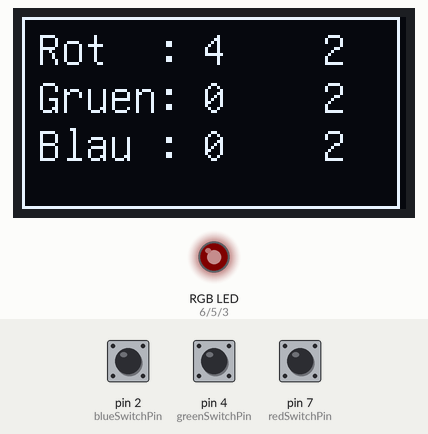
The sketch below on a simulated Arduino Uno, built with avr-gcc and run on an emulated ATmega328P. Parts: 128×64 one-colour display, an RGB LED mixed from three pins (HIGH = lit). The test bench sets the inputs (shaded band); at power-on: pin 2 (blueSwitchPin) HIGH, pin 4 (greenSwitchPin) HIGH, pin 7 (redSwitchPin) HIGH. Dim RGB values are drawn brighter than linear.

Above: at 1.2 s.
1.3 s: pin 2 (blueSwitchPin) pulled LOW for 0.3 s
At 1.87 s:
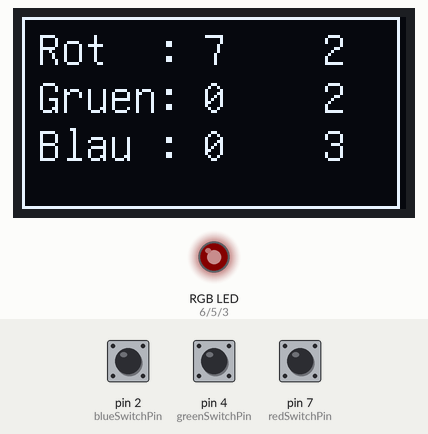
3.2 s: pin 4 (greenSwitchPin) pulled LOW for 0.3 s
At 3.68 s:
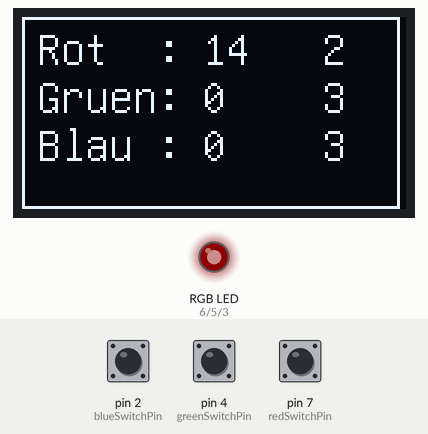
5.0 s: pin 7 (redSwitchPin) pulled LOW for 0.3 s
At 5.52 s:
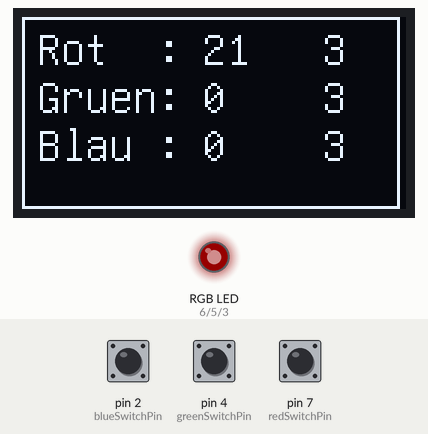
6.8 s: pin 2 (blueSwitchPin) pulled LOW for 1 s
At 7.37 s:
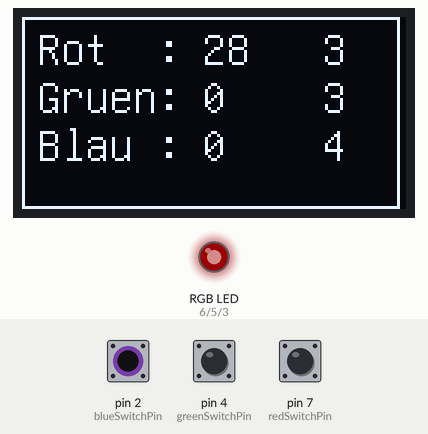
9.3 s: pin 4 (greenSwitchPin) pulled LOW for 1 s
At 13.11 s:
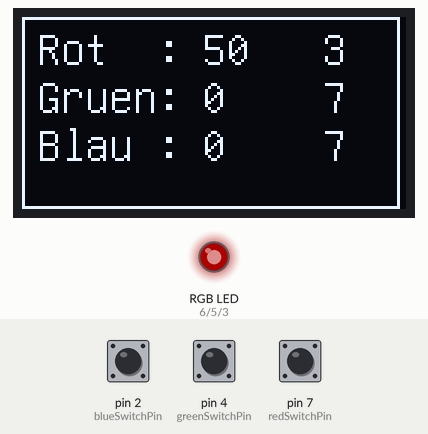
13.3 s: pin 7 (redSwitchPin) pulled LOW for 0.3 s
At 26.51 s:
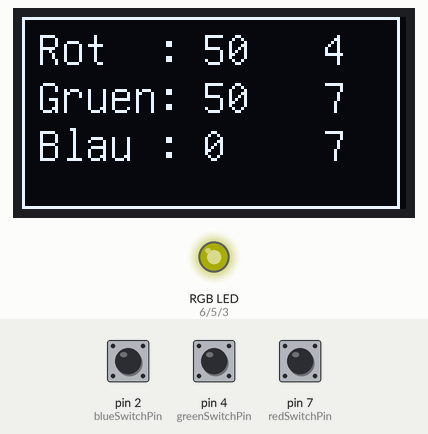
Timing chart, 0 to 28.1 s (numbered marks = the images above; inputs shaded):
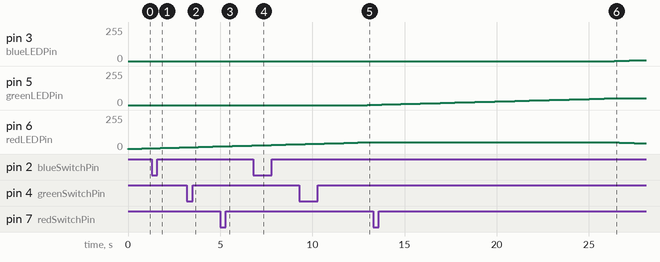

The sketch:

RGB-Control-cycling2.ino
```cpp
#include "U8glib.h"

// Oled Display
int d0 = 8;
int d1 = 9;
int res = 10;
int dc = 11;
int cs = 12;
U8GLIB_SH1106_128X64 u8g(d0, d1, cs, dc, res);

// RGB LED mit common athode (-)
// der Längste Pin ist minus
// blau/grün/minus/rot

int redLEDPin = 6;
int greenLEDPin = 5;
int blueLEDPin = 3;

// Drei Taster gegen Masse
int redSwitchPin = 7;
int greenSwitchPin = 4;
int blueSwitchPin = 2;

// maxcolor value
int maxColor = 50;

// die Farbwerte
int red = 0;
int blue = 0;
int green = 0;

// inkremente
int dred = 2;
int dblue = 2;
int dgreen = 2;
int dall = 1;


void draw(void){
  int posX = 60;
  u8g.setFont(u8g_font_unifont);  // select font
 // u8g.setFont(u8g_font_helvB12);  // select font

  u8g.drawFrame(0,0,126,64);
  u8g.drawStr(5, 16, "Rot  :");
  u8g.drawStr(5, 32, "Gruen:");
  u8g.drawStr(5, 48, "Blau :");

  u8g.setPrintPos(posX, 16);  // set position
  u8g.print(red);  //
  u8g.setPrintPos(posX, 32);  // set position
  u8g.print(green);  //
  u8g.setPrintPos(posX, 48);  // set position
  u8g.print(blue);  //

  posX = 100;
  u8g.setPrintPos(posX, 16);  // set position
  u8g.print(dred);  //
  u8g.setPrintPos(posX, 32);  // set position
  u8g.print(dgreen);  //
  u8g.setPrintPos(posX, 48);  // set position
  u8g.print(dblue);  //


 }


void setup(void) {
  pinMode(redLEDPin, OUTPUT);
  pinMode(greenLEDPin, OUTPUT);
  pinMode(blueLEDPin, OUTPUT);

  pinMode(redSwitchPin, INPUT_PULLUP);
  pinMode(greenSwitchPin, INPUT_PULLUP);
  pinMode(blueSwitchPin, INPUT_PULLUP);

}


int state = 1;
void calcColors3(void){
  if (state == 1)
  {
    red = red + dall;
    if (red > maxColor) {
      red = maxColor;
      state = 2;
    }
    green = 0;
    blue = 0;
  }
  if (state == 2)
  {
    red = maxColor;
    green = green + dall;
    if (green > maxColor) {
      green = maxColor;
      state = 3;
    }
    blue = blue - dall;
    if (blue < 0) {
      blue = 0;
    }
  }
  if (state == 3)
  {
    red = red - dall;
    if (red < 0) {
      red = 0;
    }
    green = maxColor;
    blue = blue + dall;
    if (blue > maxColor) {
      blue = maxColor;
      state = 4;
    }
  }

  if (state == 4)
  {
    red = 0;
    green = green - dall;
    if (green < 0) {
      green = 0;
      state=5;
    }
    blue = maxColor;
  }
  if (state == 5)
  {
    red = 0;
    green = 0;
    blue = blue -dall;
    if (blue <0)
    blue = 0;
    state = 1;
  }


}


void loop(void) {
  if (digitalRead(redSwitchPin) == LOW)
  {
    dred++;
    if (dred > 10) dred = 0;
  }
  if (digitalRead(greenSwitchPin) == LOW)
  {
    dgreen++;
    if (dgreen > 10) dgreen = 0;
  }
  if (digitalRead(blueSwitchPin) == LOW)
  {
    dblue++;
    if (dblue > 10) dblue = 0;
  }

  // incrementing the colors

  calcColors3();

  analogWrite(redLEDPin, red);
  analogWrite(greenLEDPin, green);
  analogWrite(blueLEDPin, blue);

  u8g.firstPage();
  do {
    draw();
  } while( u8g.nextPage() );

  delay(10);
}
```
